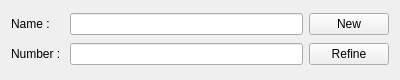
<?xml version="1.0" encoding="UTF-8"?>
<ui version="4.0">
 <class>TechnicianRefine</class>
 <widget class="QWidget" name="TechnicianRefine">
  <property name="geometry">
   <rect>
    <x>0</x>
    <y>0</y>
    <width>400</width>
    <height>80</height>
   </rect>
  </property>
  <property name="windowTitle">
   <string>Form</string>
  </property>
  <layout class="QGridLayout" name="gridLayout">
   <item row="0" column="0">
    <widget class="QLabel" name="name_Label">
     <property name="text">
      <string>Name : </string>
     </property>
    </widget>
   </item>
   <item row="0" column="1">
    <widget class="QLineEdit" name="name_LineEdit"/>
   </item>
   <item row="1" column="0">
    <widget class="QLabel" name="number_Label">
     <property name="text">
      <string>Number : </string>
     </property>
    </widget>
   </item>
   <item row="1" column="1">
    <widget class="QLineEdit" name="number_lineEdit"/>
   </item>
   <item row="0" column="2">
    <widget class="QPushButton" name="new_PushButton">
     <property name="text">
      <string>New</string>
     </property>
    </widget>
   </item>
   <item row="1" column="2">
    <widget class="QPushButton" name="refine_PushButton">
     <property name="text">
      <string>Refine</string>
     </property>
    </widget>
   </item>
  </layout>
 </widget>
 <resources/>
 <connections/>
</ui>
